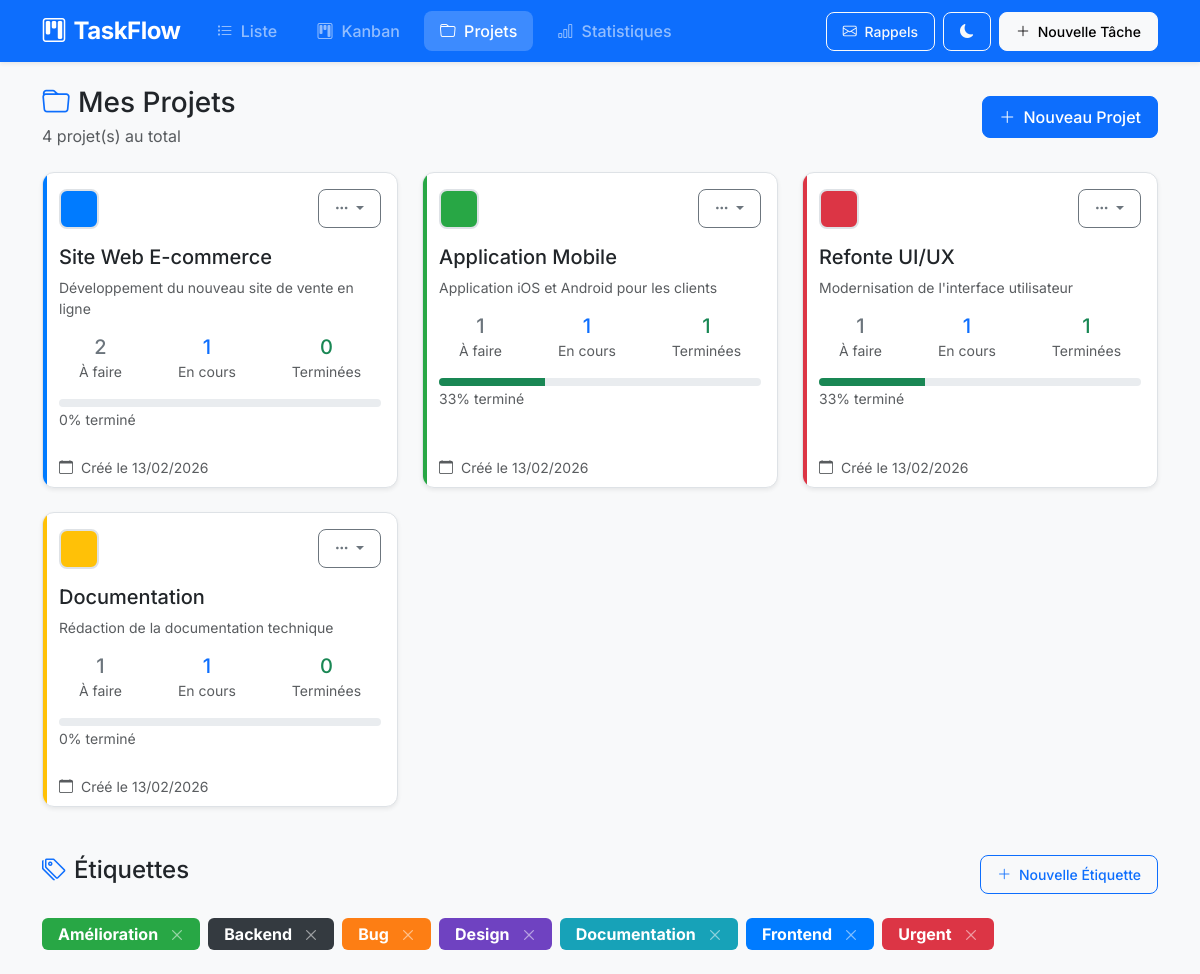
The page /projets.php on the database its author committed.
### tables this page shows
CREATE TABLE IF NOT EXISTS projets (
    id INT PRIMARY KEY AUTO_INCREMENT,
    nom VARCHAR(200) NOT NULL,
    description TEXT,
    couleur VARCHAR(7) DEFAULT '#007bff',
    date_creation TIMESTAMP DEFAULT CURRENT_TIMESTAMP
);

CREATE TABLE IF NOT EXISTS etiquettes (
    id INT PRIMARY KEY AUTO_INCREMENT,
    nom VARCHAR(50) NOT NULL,
    couleur VARCHAR(7) DEFAULT '#6c757d'
);

### projets.php (the view, shortened to what this page needs)
<?php
require_once 'config/database.php';
$sql = "SELECT p.*,
        COUNT(t.id) as total_taches,
        SUM(CASE WHEN t.statut = 'termine' THEN 1 ELSE 0 END) as taches_terminees,
        SUM(CASE WHEN t.statut = 'en_cours' THEN 1 ELSE 0 END) as taches_en_cours,
        SUM(CASE WHEN t.statut = 'a_faire' THEN 1 ELSE 0 END) as taches_a_faire
        FROM projets p
        LEFT JOIN taches t ON p.id = t.projet_id
        GROUP BY p.id
        ORDER BY p.date_creation DESC";
$projets = $pdo->query($sql)->fetchAll();
$etiquettes = $pdo->query("SELECT * FROM etiquettes ORDER BY nom")->fetchAll();
require_once 'includes/header.php';
?>
<div class="d-flex justify-content-between align-items-center mb-4">
    <div>
        <h1 class="h3 mb-1">
            <i class="bi bi-folder me-2 text-primary"></i>Mes Projets
        </h1>
        <p class="text-muted mb-0">
            <?php echo count($projets); ?> projet(s) au total
        </p>
    </div>
    <div class="d-flex gap-2">
        <button class="btn btn-primary" data-bs-toggle="modal" data-bs-target="#modalProjet">
            <i class="bi bi-plus-lg me-1"></i> Nouveau Projet
        </button>
    </div>
</div>
<div class="row g-4">
    <?php if (empty($projets)): ?>
        <div class="col-12">
            <div class="empty-state">
                <i class="bi bi-folder-plus"></i>
                <p>Aucun projet pour le moment</p>
                <button class="btn btn-primary" data-bs-toggle="modal" data-bs-target="#modalProjet">
                    <i class="bi bi-plus-lg me-1"></i> Créer mon premier projet
                </button>
            </div>
        </div>
    <?php else: ?>
        <?php foreach ($projets as $projet): ?>
            <?php
            $progression = $projet['total_taches'] > 0
                ? round(($projet['taches_terminees'] / $projet['total_taches']) * 100)
                : 0;
            ?>
            <div class="col-md-6 col-lg-4">
                <div class="card projet-card h-100" style="--projet-couleur: <?php echo $projet['couleur']; ?>">
                    <div class="card-body">
                        <div class="d-flex justify-content-between align-items-start mb-3">
                            <div class="projet-couleur-preview" style="background-color: <?php echo $projet['couleur']; ?>"></div>
                            <div class="dropdown">
                                <button class="btn btn-sm btn-outline-secondary dropdown-toggle" data-bs-toggle="dropdown">
                                    <i class="bi bi-three-dots"></i>
                                </button>
                            </div>
                        </div>
                        <h5 class="card-title"><?php echo htmlspecialchars($projet['nom']); ?></h5>
                        <?php if ($projet['description']): ?>
                            <p class="card-text text-muted small text-truncate-2">
                                <?php echo htmlspecialchars($projet['description']); ?>
                            </p>
                        <?php endif; ?>
                        <div class="d-flex gap-3 mb-3 text-center">
                            <div class="flex-fill">
                                <div class="h5 mb-0 text-secondary"><?php echo $projet['taches_a_faire']; ?></div>
                                <small class="text-muted">À faire</small>
                            </div>
                            <div class="flex-fill">
                                <div class="h5 mb-0 text-primary"><?php echo $projet['taches_en_cours']; ?></div>
                                <small class="text-muted">En cours</small>
                            </div>
                            <div class="flex-fill">
                                <div class="h5 mb-0 text-success"><?php echo $projet['taches_terminees']; ?></div>
                                <small class="text-muted">Terminées</small>
                            </div>
                        </div>
                        <div class="progress" style="height: 8px;">
                            <div class="progress-bar bg-success" role="progressbar"
                                 style="width: <?php echo $progression; ?>%"
                                 aria-valuenow="<?php echo $progression; ?>" aria-valuemin="0" aria-valuemax="100">
                            </div>
                        </div>
                        <small class="text-muted"><?php echo $progression; ?>% terminé</small>
                    </div>
                    <div class="card-footer bg-transparent border-top-0">
                        <small class="text-muted">
                            <i class="bi bi-calendar me-1"></i>
                            Créé le <?php echo (new DateTime($projet['date_creation']))->format('d/m/Y'); ?>
                        </small>
                    </div>
                </div>
            </div>
        <?php endforeach; ?>
    <?php endif; ?>
</div>
<div class="mt-5">
    <div class="d-flex justify-content-between align-items-center mb-4">
        <h2 class="h4">
            <i class="bi bi-tags me-2 text-primary"></i>Étiquettes
        </h2>
        <button class="btn btn-outline-primary btn-sm" data-bs-toggle="modal" data-bs-target="#modalEtiquette">
            <i class="bi bi-plus-lg me-1"></i> Nouvelle Étiquette
        </button>
    </div>
    <div class="d-flex flex-wrap gap-2">
        <?php foreach ($etiquettes as $etiquette): ?>
            <span class="badge fs-6 py-2 px-3" style="background-color: <?php echo $etiquette['couleur']; ?>">
                <?php echo htmlspecialchars($etiquette['nom']); ?>
                <button class="btn-close btn-close-white ms-2" style="font-size: 0.6em;"
                        onclick="supprimerEtiquette(<?php echo $etiquette['id']; ?>)"></button>
            </span>
        <?php endforeach; ?>
    </div>
</div>
<?php require_once 'includes/footer.php'; ?>

### css/style.css (style rules this page uses)
:root { --couleur-primaire: #0d6efd; --couleur-secondaire: #6c757d; --couleur-succes: #198754; --couleur-danger: #dc3545; --couleur-warning: #ffc107; --couleur-info: #0dcaf0; --couleur-fond: #f8f9fa; --couleur-carte: #ffffff; --couleur-texte: #212529; --couleur-texte-muted: #6c757d; --couleur-bordure: #dee2e6; --ombre-carte: 0 0.125rem 0.25rem rgba(0, 0, 0, 0.075); --ombre-hover: 0 0.5rem 1rem rgba(0, 0, 0, 0.15); --transition: all 0.3s ease; }
* { margin: 0; padding: 0; box-sizing: border-box; }
body { font-family: 'Inter', -apple-system, BlinkMacSystemFont, 'Segoe UI', Roboto, sans-serif; background-color: var(--couleur-fond); color: var(--couleur-texte); min-height: 100vh; transition: var(--transition); }
.card { background-color: var(--couleur-carte); border: 1px solid var(--couleur-bordure); border-radius: 0.75rem; box-shadow: var(--ombre-carte); transition: var(--transition); }
.projet-card { position: relative; overflow: hidden; }
.projet-card::before { content: ''; position: absolute; top: 0; left: 0; width: 4px; height: 100%; background-color: var(--projet-couleur, var(--couleur-primaire)); }
.projet-couleur-preview { width: 40px; height: 40px; border-radius: 0.5rem; border: 2px solid var(--couleur-bordure); }
.btn { border-radius: 0.5rem; font-weight: 500; padding: 0.5rem 1rem; transition: var(--transition); }
.text-truncate-2 { display: -webkit-box; -webkit-line-clamp: 2; -webkit-box-orient: vertical; overflow: hidden; }

### rows shown on the page
projets: nom "Site Web E-commerce", description "Développement du nouveau site de vente en ligne", taches_a_faire "2", taches_en_cours "1", taches_terminees "0", progression "0", date_creation "13/02/2026"
projets: nom "Application Mobile", description "Application iOS et Android pour les clients", taches_a_faire "1", taches_en_cours "1", taches_terminees "1", progression "33", date_creation "13/02/2026"
projets: nom "Refonte UI/UX", description "Modernisation de l'interface utilisateur", taches_a_faire "1", taches_en_cours "1", taches_terminees "1", progression "33", date_creation "13/02/2026"
projets: nom "Documentation", description "Rédaction de la documentation technique", taches_a_faire "1", taches_en_cours "1", taches_terminees "0", progression "0", date_creation "13/02/2026"
etiquettes: nom "Amélioration"
etiquettes: nom "Backend"
etiquettes: nom "Bug"
etiquettes: nom "Design"
etiquettes: nom "Documentation"
etiquettes: nom "Frontend"
etiquettes: nom "Urgent"

### other values the page prints
count($projets) "4"
